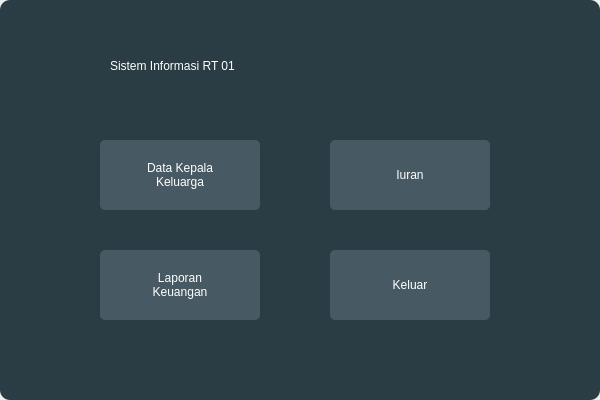
<?xml version="1.0" encoding="UTF-8"?>
<ui version="4.0">
 <class>Home</class>
 <widget class="QMainWindow" name="Home">
  <property name="geometry">
   <rect>
    <x>0</x>
    <y>0</y>
    <width>600</width>
    <height>400</height>
   </rect>
  </property>
  <property name="windowTitle">
   <string>MainWindow</string>
  </property>
  <widget class="QWidget" name="centralwidget">
   <widget class="QLabel" name="label">
    <property name="geometry">
     <rect>
      <x>110</x>
      <y>20</y>
      <width>371</width>
      <height>91</height>
     </rect>
    </property>
    <property name="styleSheet">
     <string notr="true">font: 75 24pt &quot;Poppins&quot; ; color:white</string>
    </property>
    <property name="text">
     <string>Sistem Informasi RT 01</string>
    </property>
   </widget>
   <widget class="QWidget" name="widget" native="true">
    <property name="geometry">
     <rect>
      <x>0</x>
      <y>0</y>
      <width>600</width>
      <height>400</height>
     </rect>
    </property>
    <property name="styleSheet">
     <string notr="true">background-color: #2A3C44;
border-radius:10px;</string>
    </property>
    <widget class="QPushButton" name="btnKepKel">
     <property name="geometry">
      <rect>
       <x>100</x>
       <y>140</y>
       <width>160</width>
       <height>70</height>
      </rect>
     </property>
     <property name="whatsThis">
      <string>&lt;html&gt;&lt;head/&gt;&lt;body&gt;&lt;p&gt;&lt;br/&gt;&lt;/p&gt;&lt;/body&gt;&lt;/html&gt;</string>
     </property>
     <property name="styleSheet">
      <string notr="true">font: 75 11pt &quot;Poppins&quot;;color:white;
background-color:#475A63;
border:1px #475A63;
border-radius:5px</string>
     </property>
     <property name="text">
      <string>Data Kepala
Keluarga</string>
     </property>
    </widget>
    <widget class="QPushButton" name="btnIuran">
     <property name="geometry">
      <rect>
       <x>330</x>
       <y>140</y>
       <width>160</width>
       <height>70</height>
      </rect>
     </property>
     <property name="whatsThis">
      <string>&lt;html&gt;&lt;head/&gt;&lt;body&gt;&lt;p&gt;&lt;br/&gt;&lt;/p&gt;&lt;/body&gt;&lt;/html&gt;</string>
     </property>
     <property name="styleSheet">
      <string notr="true">font: 75 11pt &quot;Poppins&quot;;color:white;
background-color:#475A63;
border:1px #475A63;
border-radius:5px</string>
     </property>
     <property name="text">
      <string>Iuran</string>
     </property>
    </widget>
    <widget class="QPushButton" name="btnLap">
     <property name="geometry">
      <rect>
       <x>100</x>
       <y>250</y>
       <width>160</width>
       <height>70</height>
      </rect>
     </property>
     <property name="whatsThis">
      <string>&lt;html&gt;&lt;head/&gt;&lt;body&gt;&lt;p&gt;&lt;br/&gt;&lt;/p&gt;&lt;/body&gt;&lt;/html&gt;</string>
     </property>
     <property name="styleSheet">
      <string notr="true">font: 75 11pt &quot;Poppins&quot;;color:white;
background-color:#475A63;
border:1px #475A63;
border-radius:5px</string>
     </property>
     <property name="text">
      <string>Laporan
Keuangan</string>
     </property>
    </widget>
    <widget class="QPushButton" name="btnKeluar">
     <property name="geometry">
      <rect>
       <x>330</x>
       <y>250</y>
       <width>160</width>
       <height>70</height>
      </rect>
     </property>
     <property name="whatsThis">
      <string>&lt;html&gt;&lt;head/&gt;&lt;body&gt;&lt;p&gt;&lt;br/&gt;&lt;/p&gt;&lt;/body&gt;&lt;/html&gt;</string>
     </property>
     <property name="styleSheet">
      <string notr="true">font: 75 11pt &quot;Poppins&quot;;color:white;
background-color:#475A63;
border:1px #475A63;
border-radius:5px</string>
     </property>
     <property name="text">
      <string>Keluar</string>
     </property>
    </widget>
    <widget class="QLabel" name="label_2">
     <property name="geometry">
      <rect>
       <x>0</x>
       <y>0</y>
       <width>601</width>
       <height>401</height>
      </rect>
     </property>
     <property name="styleSheet">
      <string notr="true">border-radius:50px;</string>
     </property>
     <property name="text">
      <string/>
     </property>
     <property name="pixmap">
      <pixmap>Background.png</pixmap>
     </property>
    </widget>
    <zorder>label_2</zorder>
    <zorder>btnKepKel</zorder>
    <zorder>btnIuran</zorder>
    <zorder>btnLap</zorder>
    <zorder>btnKeluar</zorder>
   </widget>
   <zorder>widget</zorder>
   <zorder>label</zorder>
  </widget>
 </widget>
 <resources/>
 <connections/>
</ui>
